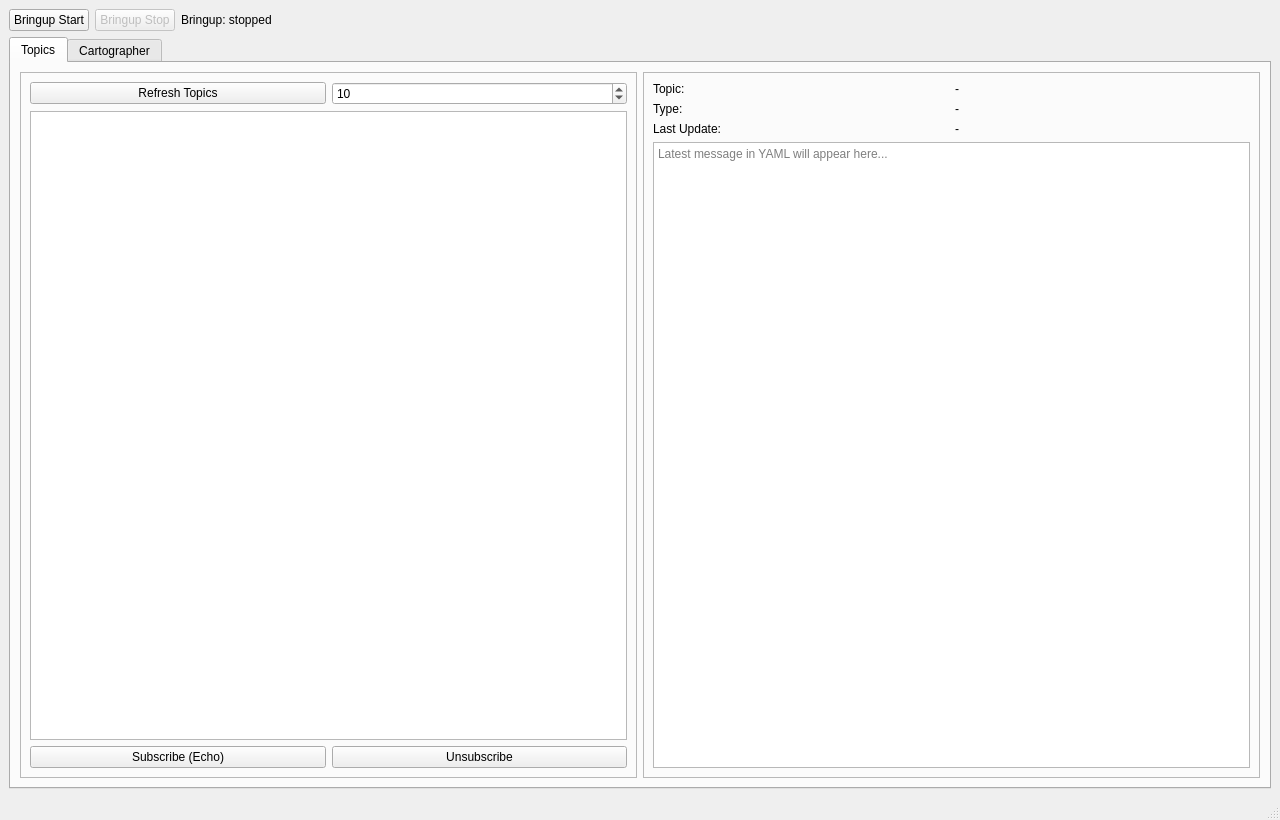
<?xml version="1.0" encoding="UTF-8"?>
<ui version="4.0">
 <class>mu_ui</class>
 <widget class="QMainWindow" name="mu_ui">
  <property name="geometry">
   <rect>
    <x>0</x>
    <y>0</y>
    <width>1280</width>
    <height>820</height>
   </rect>
  </property>
  <property name="windowTitle">
   <string>MU UI</string>
  </property>
  <widget class="QWidget" name="centralwidget">
   <layout class="QVBoxLayout" name="verticalLayout_main">
    <!-- Top control bar -->
    <item>
     <layout class="QHBoxLayout" name="horizontalLayout_top">
      <item>
       <widget class="QPushButton" name="btnBringupStart">
        <property name="text">
         <string>Bringup Start</string>
        </property>
       </widget>
      </item>
      <item>
       <widget class="QPushButton" name="btnBringupStop">
        <property name="text">
         <string>Bringup Stop</string>
        </property>
        <property name="enabled">
         <bool>false</bool>
        </property>
       </widget>
      </item>
      <item>
       <widget class="QLabel" name="lblBringupStatus">
        <property name="text">
         <string>Bringup: stopped</string>
        </property>
       </widget>
      </item>
      <item>
       <spacer name="spacerTop">
        <property name="orientation">
         <enum>Qt::Horizontal</enum>
        </property>
        <property name="sizeHint">
         <size>
          <width>40</width>
          <height>20</height>
         </size>
        </property>
       </spacer>
      </item>
     </layout>
    </item>

    <!-- Body: Tabs -->
    <item>
     <widget class="QTabWidget" name="tabWidget">
      <property name="currentIndex">
       <number>0</number>
      </property>

      <!-- Topics Tab -->
      <widget class="QWidget" name="tabTopics">
       <attribute name="title">
        <string>Topics</string>
       </attribute>
       <layout class="QHBoxLayout" name="horizontalLayout_body">
        <!-- Left panel -->
        <item>
         <widget class="QFrame" name="leftPanel">
          <property name="frameShape">
           <enum>QFrame::StyledPanel</enum>
          </property>
          <layout class="QVBoxLayout" name="verticalLayout_left">
           <item>
            <layout class="QHBoxLayout" name="horizontalLayout_controls">
             <item>
              <widget class="QPushButton" name="btnRefresh">
               <property name="text">
                <string>Refresh Topics</string>
               </property>
              </widget>
             </item>
             <item>
              <widget class="QSpinBox" name="spinQueue">
               <property name="minimum">
                <number>1</number>
               </property>
               <property name="maximum">
                <number>1000</number>
               </property>
               <property name="value">
                <number>10</number>
               </property>
               <property name="toolTip">
                <string>QoS queue depth</string>
               </property>
              </widget>
             </item>
            </layout>
           </item>
           <item>
            <widget class="QListWidget" name="listTopics">
             <property name="selectionMode">
              <enum>QAbstractItemView::SingleSelection</enum>
             </property>
            </widget>
           </item>
           <item>
            <layout class="QHBoxLayout" name="horizontalLayout_subBtns">
             <item>
              <widget class="QPushButton" name="btnSubscribe">
               <property name="text">
                <string>Subscribe (Echo)</string>
               </property>
              </widget>
             </item>
             <item>
              <widget class="QPushButton" name="btnUnsubscribe">
               <property name="text">
                <string>Unsubscribe</string>
               </property>
              </widget>
             </item>
            </layout>
           </item>
          </layout>
         </widget>
        </item>

        <!-- Right panel -->
        <item>
         <widget class="QFrame" name="rightPanel">
          <property name="frameShape">
           <enum>QFrame::StyledPanel</enum>
          </property>
          <layout class="QVBoxLayout" name="verticalLayout_right">
           <item>
            <layout class="QGridLayout" name="gridLayout_meta">
             <item row="0" column="0">
              <widget class="QLabel" name="labelTopic">
               <property name="text">
                <string>Topic:</string>
               </property>
              </widget>
             </item>
             <item row="0" column="1">
              <widget class="QLabel" name="lblSelectedTopic">
               <property name="text">
                <string>-</string>
               </property>
               <property name="textInteractionFlags">
                <set>Qt::TextSelectableByMouse</set>
               </property>
              </widget>
             </item>
             <item row="1" column="0">
              <widget class="QLabel" name="labelType">
               <property name="text">
                <string>Type:</string>
               </property>
              </widget>
             </item>
             <item row="1" column="1">
              <widget class="QLabel" name="lblType">
               <property name="text">
                <string>-</string>
               </property>
               <property name="textInteractionFlags">
                <set>Qt::TextSelectableByMouse</set>
               </property>
              </widget>
             </item>
             <item row="2" column="0">
              <widget class="QLabel" name="labelLast">
               <property name="text">
                <string>Last Update:</string>
               </property>
              </widget>
             </item>
             <item row="2" column="1">
              <widget class="QLabel" name="lblLastUpdate">
               <property name="text">
                <string>-</string>
               </property>
              </widget>
             </item>
            </layout>
           </item>
           <item>
            <widget class="QPlainTextEdit" name="txtMessage">
             <property name="readOnly">
              <bool>true</bool>
             </property>
             <property name="placeholderText">
              <string>Latest message in YAML will appear here...</string>
             </property>
            </widget>
           </item>
          </layout>
         </widget>
        </item>
       </layout>
      </widget>

      <!-- Cartographer Tab -->
      <widget class="QWidget" name="tabCartographer">
       <attribute name="title">
        <string>Cartographer</string>
       </attribute>
       <layout class="QVBoxLayout" name="verticalLayout_cartographer">
        <item>
         <layout class="QHBoxLayout" name="horizontalLayout_cartoControls">
          <item>
           <widget class="QPushButton" name="btnCartoStart">
            <property name="text">
             <string>Cartographer Start</string>
            </property>
           </widget>
          </item>
          <item>
           <widget class="QPushButton" name="btnCartoStop">
            <property name="text">
             <string>Cartographer Stop</string>
            </property>
            <property name="enabled">
             <bool>false</bool>
            </property>
           </widget>
          </item>
          <item>
           <widget class="QLabel" name="lblCartoStatus">
            <property name="text">
             <string>Cartographer: stopped</string>
            </property>
           </widget>
          </item>
          <item>
           <spacer name="spacerCartoControls">
            <property name="orientation">
             <enum>Qt::Horizontal</enum>
            </property>
            <property name="sizeHint">
             <size>
              <width>40</width>
              <height>20</height>
             </size>
            </property>
           </spacer>
          </item>
         </layout>
        </item>
        <item>
        <layout class="QHBoxLayout" name="horizontalLayout_mapTopic">
          <item>
           <widget class="QLabel" name="labelMapTopic">
            <property name="text">
             <string>Map topic:</string>
            </property>
           </widget>
          </item>
          <item>
           <widget class="QLineEdit" name="lineMapTopic">
            <property name="text">
             <string>/map</string>
            </property>
            <property name="placeholderText">
             <string>/map</string>
            </property>
           </widget>
          </item>
          <item>
           <widget class="QPushButton" name="btnMapSubscribe">
            <property name="text">
             <string>Subscribe</string>
            </property>
           </widget>
          </item>
          <item>
           <spacer name="spacerMapTopic">
            <property name="orientation">
             <enum>Qt::Horizontal</enum>
            </property>
            <property name="sizeHint">
             <size>
              <width>40</width>
              <height>20</height>
             </size>
            </property>
           </spacer>
          </item>
        </layout>
       </item>
       <item>
        <layout class="QHBoxLayout" name="horizontalLayout_robotFrame">
         <item>
          <widget class="QLabel" name="labelRobotFrame">
           <property name="text">
            <string>Robot frame:</string>
           </property>
          </widget>
         </item>
         <item>
          <widget class="QLineEdit" name="lineRobotFrame">
           <property name="text">
            <string>base_link</string>
           </property>
           <property name="placeholderText">
            <string>base_link</string>
           </property>
          </widget>
         </item>
         <item>
          <spacer name="spacerRobotFrame">
           <property name="orientation">
            <enum>Qt::Horizontal</enum>
           </property>
           <property name="sizeHint">
            <size>
             <width>40</width>
             <height>20</height>
            </size>
           </property>
          </spacer>
         </item>
        </layout>
       </item>
        <item>
         <widget class="QGraphicsView" name="graphicsViewMap">
          <property name="minimumSize">
           <size>
            <width>600</width>
            <height>500</height>
           </size>
          </property>
         </widget>
        </item>
        <item>
         <layout class="QHBoxLayout" name="horizontalLayout_mapInfo">
          <item>
           <widget class="QLabel" name="lblMapInfo">
            <property name="text">
             <string>Map: -</string>
            </property>
           </widget>
          </item>
         <item>
          <widget class="QLabel" name="lblMapUpdate">
           <property name="text">
            <string>Last update: -</string>
           </property>
          </widget>
         </item>
         <item>
          <spacer name="spacerMapInfo">
           <property name="orientation">
            <enum>Qt::Horizontal</enum>
           </property>
           <property name="sizeHint">
            <size>
             <width>40</width>
             <height>20</height>
            </size>
           </property>
          </spacer>
         </item>
         <item>
          <widget class="QPushButton" name="btnResetView">
           <property name="text">
            <string>Fit to Map</string>
           </property>
          </widget>
         </item>
         <item>
          <widget class="QPushButton" name="btnSaveMap">
           <property name="text">
            <string>Save Map...</string>
            </property>
            <property name="enabled">
             <bool>false</bool>
            </property>
           </widget>
          </item>
         </layout>
        </item>
       </layout>
      </widget>
     </widget>
    </item>
   </layout>
  </widget>

  <widget class="QStatusBar" name="statusbar"/>
 </widget>
 <resources/>
 <connections/>
</ui>
